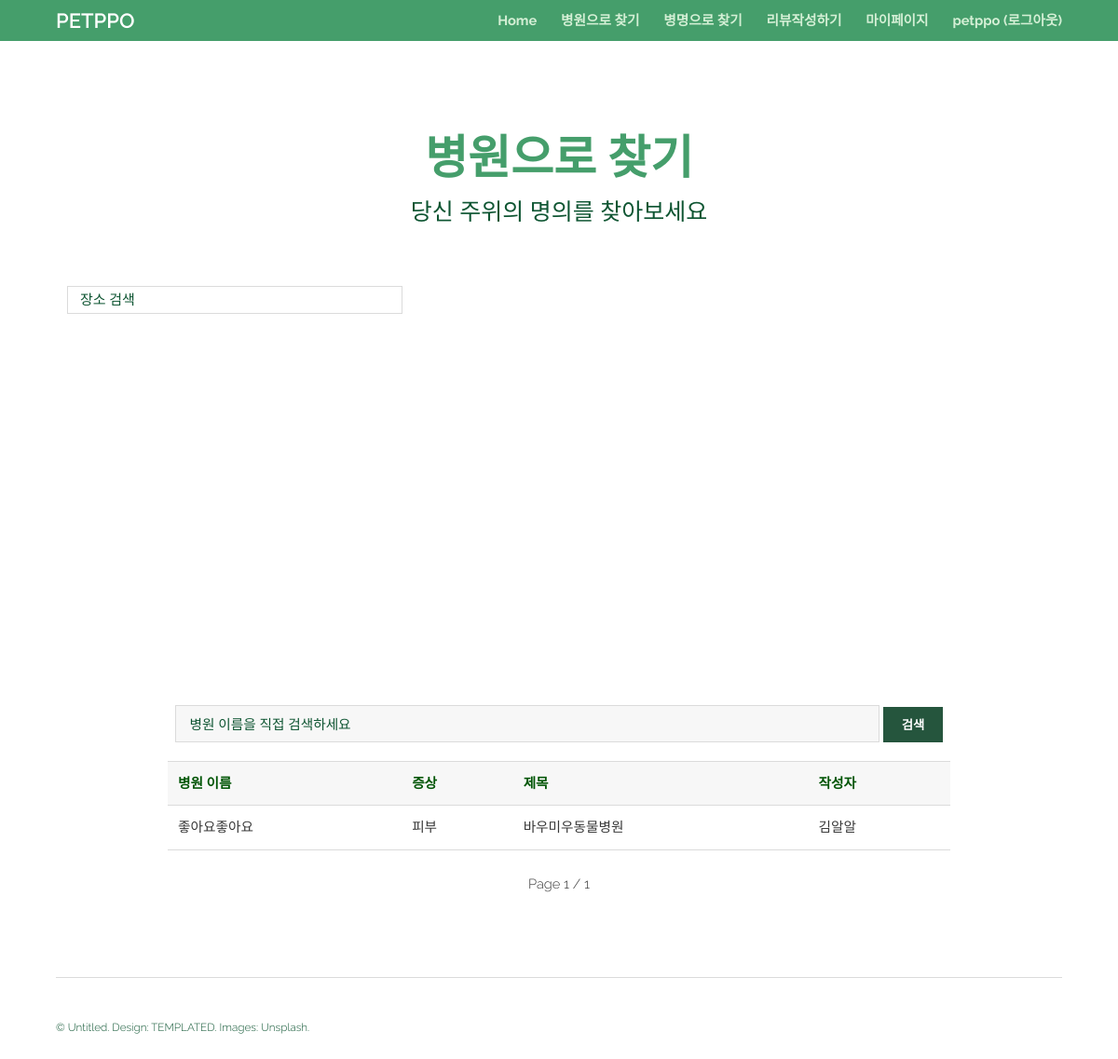
Screenshot of /review/search2/좋아요좋아요 (signed in) with the database file from the repository.
### reviews/models.py (models this page shows)
class Contents(models.Model):
    symp = models.ForeignKey(Symptom, on_delete=models.CASCADE)
    location = models.CharField(max_length=20)
    receipt = models.FileField(blank=True, upload_to="media/photo_%Y_%m_%d")
    content = models.TextField()
    title = models.CharField(max_length=20)
    nickname = models.ForeignKey(Members, on_delete=models.CASCADE)
    writedate = models.DateTimeField(auto_now_add=True)
    recommend = models.IntegerField(default=0)
    rate = models.IntegerField()
    visitdate = models.DateTimeField()

### users/models.py (models this page shows)
class Members(models.Model):
    email = models.EmailField(primary_key=True)
    name = models.CharField(max_length=5)
    password = models.CharField(max_length=12)
    nickname = models.CharField(max_length=10)
    addr = models.ForeignKey(Address, on_delete=models.SET_NULL, null=True)
    kind = models.CharField(max_length=20, null=True)
    petage = models.IntegerField(null=True)
    petgender = models.CharField(max_length=5, null=True)
    registertime = models.DateTimeField(auto_now_add=True)

### reviews/views.py (the view)
# urls.py: path("search2/", views.searchpart, name="search"),
def search2(request, location) :
    page = request.GET.get('page', 1)
    rlist = Contents.objects.filter(location__contains = location)
    paginator = Paginator(rlist, 5)
    rlistpage = paginator.get_page(page)
    context = {"rlist": rlistpage}
    return render(request, 'search.html', context)

### reviews/templates/search.html (shortened to what this page needs)
<!DOCTYPE HTML>
<html>
	<head>
		{% load static %}
		<link rel="stylesheet" href="{% static 'assets/css/main.css' %}" />
	</head>
	<body class="subpage">
			<header id="header">
				<div class="inner">
					<a href="/welcome/" class="logo">PETPPO</a>
					<nav id="nav">
						<a href="/welcome/">Home</a>
						<a href="/review/location/">병원으로 찾기</a>
						<a href="/review/symptom/?symp_filter=전체">병명으로 찾기</a>
						{% if user.is_authenticated %}
							<a href="/review/write/">리뷰작성하기</a>
							<a href="/users/mypage/">마이페이지</a>
							<a class="nav-link" href="{% url 'common:logout' %}">{{ user.username }} (로그아웃)</a>
						{% else %}
							<a class="nav-link" href="{% url 'common:login' %}">로그인</a>
							<a href="/users/signup/">회원가입</a>
						{% endif %}
					</nav>
				</div>
			</header>
			<section id="three" class="wrapper">
				<div class="inner">
					<header class="align-center">
						<h2 style="font-weight:bold;font-size:50px;">병원으로 찾기</h2>
						<p style="font-size:25px;">당신 주위의 명의를 찾아보세요 </p>
					</header>
					<input id="pac-input" class="controls" type="text" placeholder="장소 검색">
					<div id="map"></div>
					<div id="searchfunction">
						<input id="hospitalsearch" type="text" name="keyword" placeholder="병원 이름을 직접 검색하세요">
						<button id="searchbtn" onclick="processSearch()">검색</button>
					</div>
				</div>
				<div style="margin-top:20px;">
					{% if rlist %}
					<table id="searchReview">
						<tr>
							<td><strong>병원 이름</strong></td>
							<td><strong>증상</strong></td>
							<td><strong>제목</strong></td>
							<td><strong>작성자</strong></td>
						</tr>
						{% for board in rlist %}
						<tr onclick="location.href='/review/{{board.id}}/'">
							<td>{{board.location}}</td>
							<td>{{board.symp_id}}</td>
							<td>{{board.title}}</td>
							<td>{{board.nickname.nickname}}</td>
						</tr>
						{% endfor %}
					</table><br>
					<div style="text-align:center">
						Page {{rlist.number}} / {{rlist.paginator.num_pages}}
					</div>
					{% else %}
					<script>
						alert("해당 병원의 리뷰가 아직 없습니다.");
                        location.href = "{% url 'location' %}";
					</script>
					{% endif %}
				</div>
			</section>
			<footer id="footer">
				<div class="inner">
					<div class="flex">
						<div class="copyright">
							&copy; Untitled. Design: <a href="https://templated.co">TEMPLATED</a>. Images: <a href="https://unsplash.com">Unsplash</a>.
						</div>
					</div>
				</div>
			</footer>
	</body>
</html>

### reviews/templates/search.html (style rules this page uses)
#map { width: 600px; height: 400px; margin: auto; }
html, body { height: 100%; margin: 0; padding: 0; }
#pac-input { background-color: #fff; font-family: Roboto; font-size: 15px; font-weight: 300; margin-top: 15px; margin-left: 12px; padding: 0 11px 0 13px; text-overflow: ellipsis; width: 360px; height: 30px; }
#searchReview { width:70%; margin:auto; }
#searchbtn { display:inline; background-color:#25553d; color:#ffffff !important; }
#hospitalsearch { margin-top:20px; width:70%; display:inline }
#searchfunction { margin:auto; text-align:center; }

### rows the page displays
Contents: location "좋아요좋아요", symp_id "피부", title "바우미우동물병원", nickname.nickname "김알알"

### other values shown
{{ user.username }} "petppo"
{{ rlist.number }} "1"
{{ rlist.paginator.num_pages }} "1"
